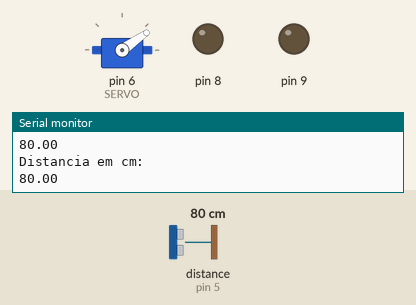
Simulated run of this sketch. Board: Arduino Uno, built with avr-gcc and run on an emulated ATmega328P. On the bench: servo, output pins drawn as LEDs (lit = HIGH), the last lines printed to the serial monitor. Dashed ring = blinking. The inputs (shaded band) are chosen by the test bench; at power-on: distance to the obstacle (sensor on pin 5) 80 cm. The echo pulse lasts 58.3 µs per cm.

Above: at 1.3 s.
1.4 s: distance to the obstacle (sensor on pin 5) set to 54 cm
4.4 s: distance to the obstacle (sensor on pin 5) set to 46 cm
At 4.59 s:
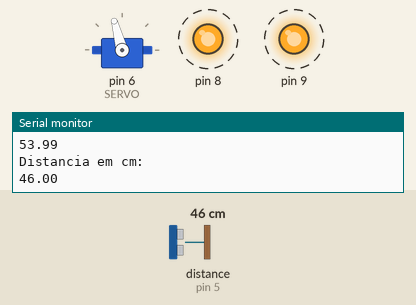
7.4 s: distance to the obstacle (sensor on pin 5) set to 60 cm
At 7.8 s:
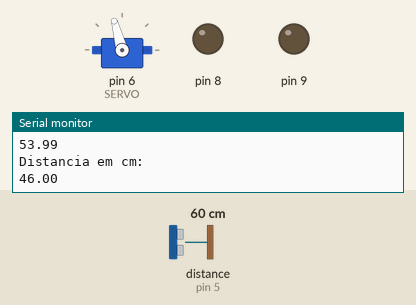
10.4 s: distance to the obstacle (sensor on pin 5) set to 4 cm
At 11.06 s:
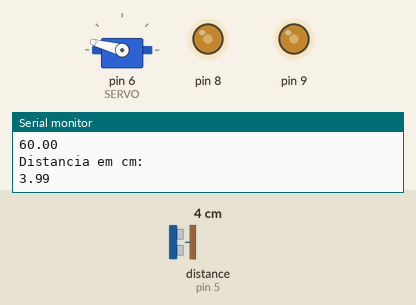
13.4 s: distance to the obstacle (sensor on pin 5) set to 9 cm
Timing chart, 0 to 17.4 s (numbered marks = the images above; inputs shaded):
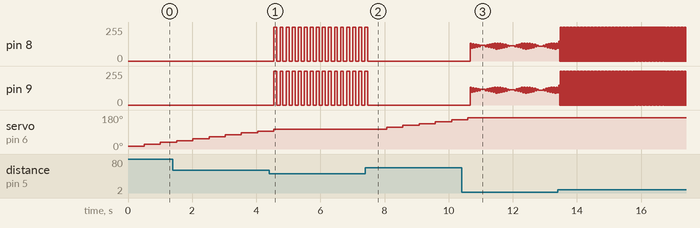

Measured:
- the behaviour switches between 50 and 49 cm on distance to the obstacle (sensor on pin 5) (found by bisection; images 0 and 1)
- after the input at 4.4 s, pin 8, pin 9: alternates 255/255 for 0.09 s and 0/255 for 0.10 s, starting after 0.15 s; servo on pin 6 (SERVO): goes on until 4.5 s, then stays 105°
- after the input at 7.4 s, pin 8, pin 9: goes on until 7.5 s, then stays 0/255; servo on pin 6 (SERVO): moves from 105° to 155° over 2.0 s, starting after 0.67 s
- after the input at 10.4 s, servo on pin 6 (SERVO): goes on until 10.6 s, then stays 165°

The sketch:

sketch_may24e-2.ino
```cpp
#include <Ultrasonic.h>
#include <Servo.h>

#define SERVO 6 // Porta Digital 6 PWM

//Define os pinos para o trigger e echo
#define pino_trigger 4
#define pino_echo 5

//Inicializa o sensor nos pinos definidos acima
Ultrasonic ultrasonic(pino_trigger, pino_echo);

Servo s; // Variável Servo
int pos; // Posição Servo

long tempo;

void setup ()
{
  Serial.begin(9600);
  s.attach(SERVO);
  s.write(0); // Inicia motor posição zero
  pinMode(8, OUTPUT);
  pinMode(9, OUTPUT);
}

void loop()
{
  for(int i=15;i<=165;i = i + 10){
  s.write(i);
    Distancia();
  }

  for(int i=165;i>15;i = i - 10){
  s.write(i);
  Distancia();

  }
}

void Distancia(){
  float cmMsec;
  long microsec = ultrasonic.timing();
  cmMsec = ultrasonic.convert(microsec, Ultrasonic::CM);
  //Exibe informacoes no serial monitor
  Serial.println("Distancia em cm: ");
  Serial.println(cmMsec);

    while(cmMsec < 50)
    {
      if (cmMsec < 60 && cmMsec > 0.9)
      {
        long microsec = ultrasonic.timing();
        cmMsec = ultrasonic.convert(microsec, Ultrasonic::CM);
        digitalWrite(8, 1);
        digitalWrite(9, 1);
        delay(cmMsec*2.0);
        digitalWrite(8, 0);
        digitalWrite(9, 0);
        delay(cmMsec*2.0);
        microsec = ultrasonic.timing();
        cmMsec = ultrasonic.convert(microsec, Ultrasonic::CM);
      }
    }
  delay(500);
}
```
